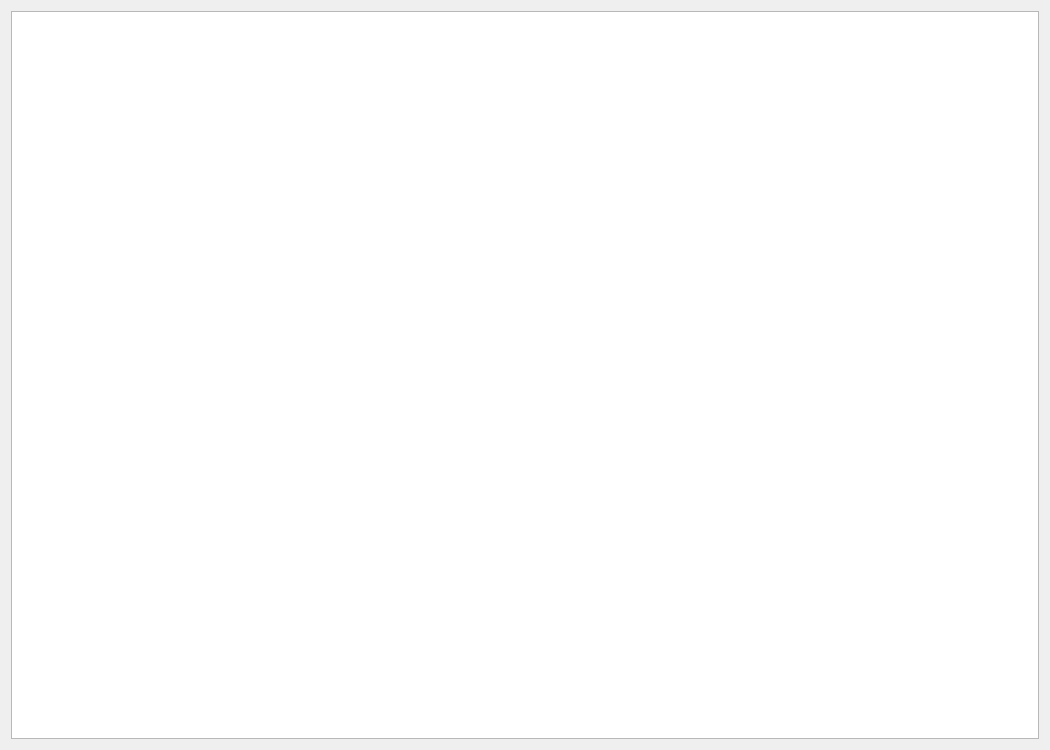
<?xml version="1.0" encoding="UTF-8"?>
<ui version="4.0">
 <class>Form</class>
 <widget class="QWidget" name="Form">
  <property name="geometry">
   <rect>
    <x>0</x>
    <y>0</y>
    <width>1050</width>
    <height>750</height>
   </rect>
  </property>
  <property name="windowTitle">
   <string>Xem dữ liệu</string>
  </property>
  <layout class="QGridLayout">
   <property name="sizeConstraint">
    <enum>QLayout::SetMaximumSize</enum>
   </property>
   <item row="0" column="0">
    <widget class="QTableWidget" name="table"/>
   </item>
  </layout>
 </widget>
 <resources/>
 <connections/>
</ui>
